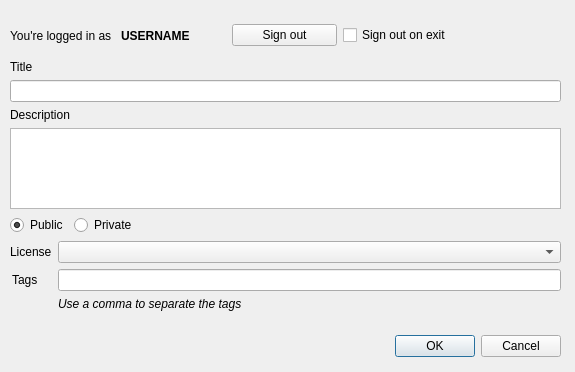
<?xml version="1.0" encoding="UTF-8"?>
<ui version="4.0">
 <class>Dialog</class>
 <widget class="QDialog" name="Dialog">
  <property name="geometry">
   <rect>
    <x>0</x>
    <y>0</y>
    <width>575</width>
    <height>372</height>
   </rect>
  </property>
  <property name="windowTitle">
   <string>Score Information</string>
  </property>
  <property name="modal">
   <bool>true</bool>
  </property>
  <widget class="QDialogButtonBox" name="buttonBox">
   <property name="geometry">
    <rect>
     <x>220</x>
     <y>330</y>
     <width>341</width>
     <height>32</height>
    </rect>
   </property>
   <property name="orientation">
    <enum>Qt::Horizontal</enum>
   </property>
   <property name="standardButtons">
    <set>QDialogButtonBox::Cancel|QDialogButtonBox::Ok</set>
   </property>
  </widget>
  <widget class="QWidget" name="verticalLayoutWidget">
   <property name="geometry">
    <rect>
     <x>10</x>
     <y>60</y>
     <width>551</width>
     <height>251</height>
    </rect>
   </property>
   <layout class="QVBoxLayout" name="verticalLayout">
    <property name="sizeConstraint">
     <enum>QLayout::SetNoConstraint</enum>
    </property>
    <item>
     <widget class="QLabel" name="lblTitle">
      <property name="text">
       <string>Title</string>
      </property>
     </widget>
    </item>
    <item>
     <widget class="QLineEdit" name="title">
      <property name="text">
       <string/>
      </property>
     </widget>
    </item>
    <item>
     <widget class="QLabel" name="lblDescription">
      <property name="text">
       <string>Description</string>
      </property>
     </widget>
    </item>
    <item>
     <widget class="QPlainTextEdit" name="description">
      <property name="locale">
       <locale language="English" country="UnitedStates"/>
      </property>
      <property name="plainText">
       <string/>
      </property>
     </widget>
    </item>
    <item>
     <layout class="QHBoxLayout" name="public_private_layout">
      <property name="sizeConstraint">
       <enum>QLayout::SetDefaultConstraint</enum>
      </property>
      <item>
       <widget class="QRadioButton" name="rbPublic">
        <property name="sizePolicy">
         <sizepolicy hsizetype="Fixed" vsizetype="Fixed">
          <horstretch>0</horstretch>
          <verstretch>0</verstretch>
         </sizepolicy>
        </property>
        <property name="text">
         <string>Public</string>
        </property>
        <property name="checked">
         <bool>true</bool>
        </property>
       </widget>
      </item>
      <item>
       <widget class="QRadioButton" name="rbPrivate">
        <property name="text">
         <string>Private</string>
        </property>
       </widget>
      </item>
     </layout>
    </item>
    <item>
     <layout class="QFormLayout" name="formLayout">
      <property name="fieldGrowthPolicy">
       <enum>QFormLayout::AllNonFixedFieldsGrow</enum>
      </property>
      <property name="labelAlignment">
       <set>Qt::AlignRight|Qt::AlignTrailing|Qt::AlignVCenter</set>
      </property>
      <item row="1" column="0">
       <widget class="QLabel" name="lblLicense">
        <property name="enabled">
         <bool>true</bool>
        </property>
        <property name="sizePolicy">
         <sizepolicy hsizetype="Fixed" vsizetype="Preferred">
          <horstretch>0</horstretch>
          <verstretch>0</verstretch>
         </sizepolicy>
        </property>
        <property name="minimumSize">
         <size>
          <width>40</width>
          <height>0</height>
         </size>
        </property>
        <property name="text">
         <string>License</string>
        </property>
       </widget>
      </item>
      <item row="1" column="1">
       <widget class="QComboBox" name="license">
        <property name="enabled">
         <bool>true</bool>
        </property>
       </widget>
      </item>
      <item row="2" column="0">
       <widget class="QLabel" name="lblTag">
        <property name="sizePolicy">
         <sizepolicy hsizetype="Fixed" vsizetype="Preferred">
          <horstretch>0</horstretch>
          <verstretch>0</verstretch>
         </sizepolicy>
        </property>
        <property name="minimumSize">
         <size>
          <width>40</width>
          <height>0</height>
         </size>
        </property>
        <property name="text">
         <string>Tags</string>
        </property>
       </widget>
      </item>
      <item row="2" column="1">
       <widget class="QLineEdit" name="tags"/>
      </item>
      <item row="3" column="1">
       <widget class="QLabel" name="label">
        <property name="font">
         <font>
          <italic>true</italic>
         </font>
        </property>
        <property name="text">
         <string>Use a comma to separate the tags</string>
        </property>
       </widget>
      </item>
     </layout>
    </item>
   </layout>
  </widget>
  <widget class="QWidget" name="horizontalLayoutWidget">
   <property name="geometry">
    <rect>
     <x>10</x>
     <y>20</y>
     <width>442</width>
     <height>31</height>
    </rect>
   </property>
   <layout class="QHBoxLayout" name="horizontalLayout">
    <item>
     <widget class="QLabel" name="label_3">
      <property name="text">
       <string>You're logged in as</string>
      </property>
     </widget>
    </item>
    <item>
     <widget class="QLabel" name="lblUsername">
      <property name="font">
       <font>
        <weight>75</weight>
        <bold>true</bold>
       </font>
      </property>
      <property name="text">
       <string>USERNAME</string>
      </property>
     </widget>
    </item>
    <item>
     <widget class="QPushButton" name="btnSignout">
      <property name="text">
       <string>Sign out</string>
      </property>
     </widget>
    </item>
    <item>
     <widget class="QCheckBox" name="chkSignoutOnExit">
      <property name="text">
       <string>Sign out on exit</string>
      </property>
     </widget>
    </item>
   </layout>
  </widget>
 </widget>
 <resources/>
 <connections>
  <connection>
   <sender>buttonBox</sender>
   <signal>accepted()</signal>
   <receiver>Dialog</receiver>
   <slot>accept()</slot>
   <hints>
    <hint type="sourcelabel">
     <x>248</x>
     <y>254</y>
    </hint>
    <hint type="destinationlabel">
     <x>157</x>
     <y>274</y>
    </hint>
   </hints>
  </connection>
  <connection>
   <sender>buttonBox</sender>
   <signal>rejected()</signal>
   <receiver>Dialog</receiver>
   <slot>reject()</slot>
   <hints>
    <hint type="sourcelabel">
     <x>316</x>
     <y>260</y>
    </hint>
    <hint type="destinationlabel">
     <x>286</x>
     <y>274</y>
    </hint>
   </hints>
  </connection>
 </connections>
</ui>
